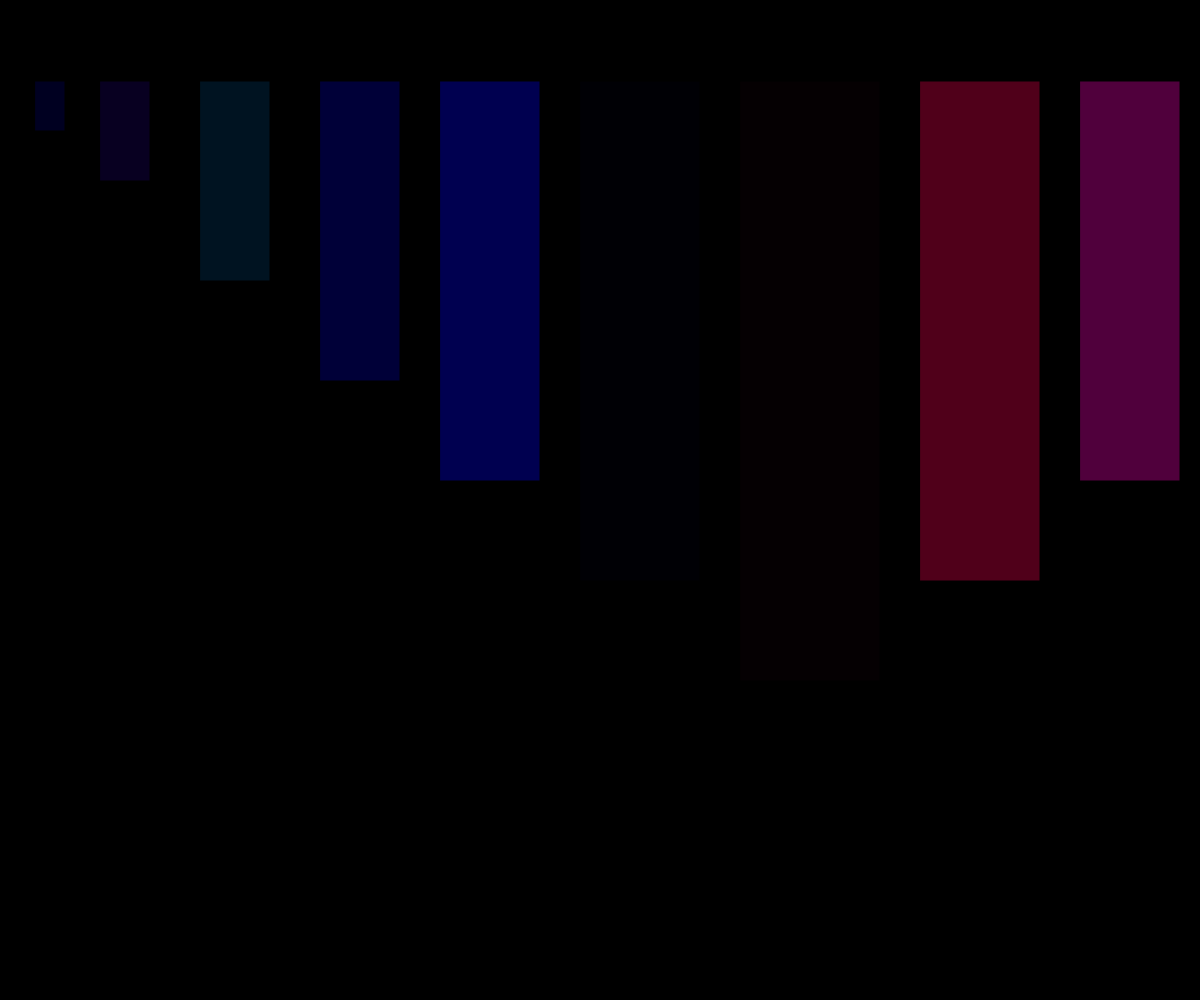
Frame 1 (no input)
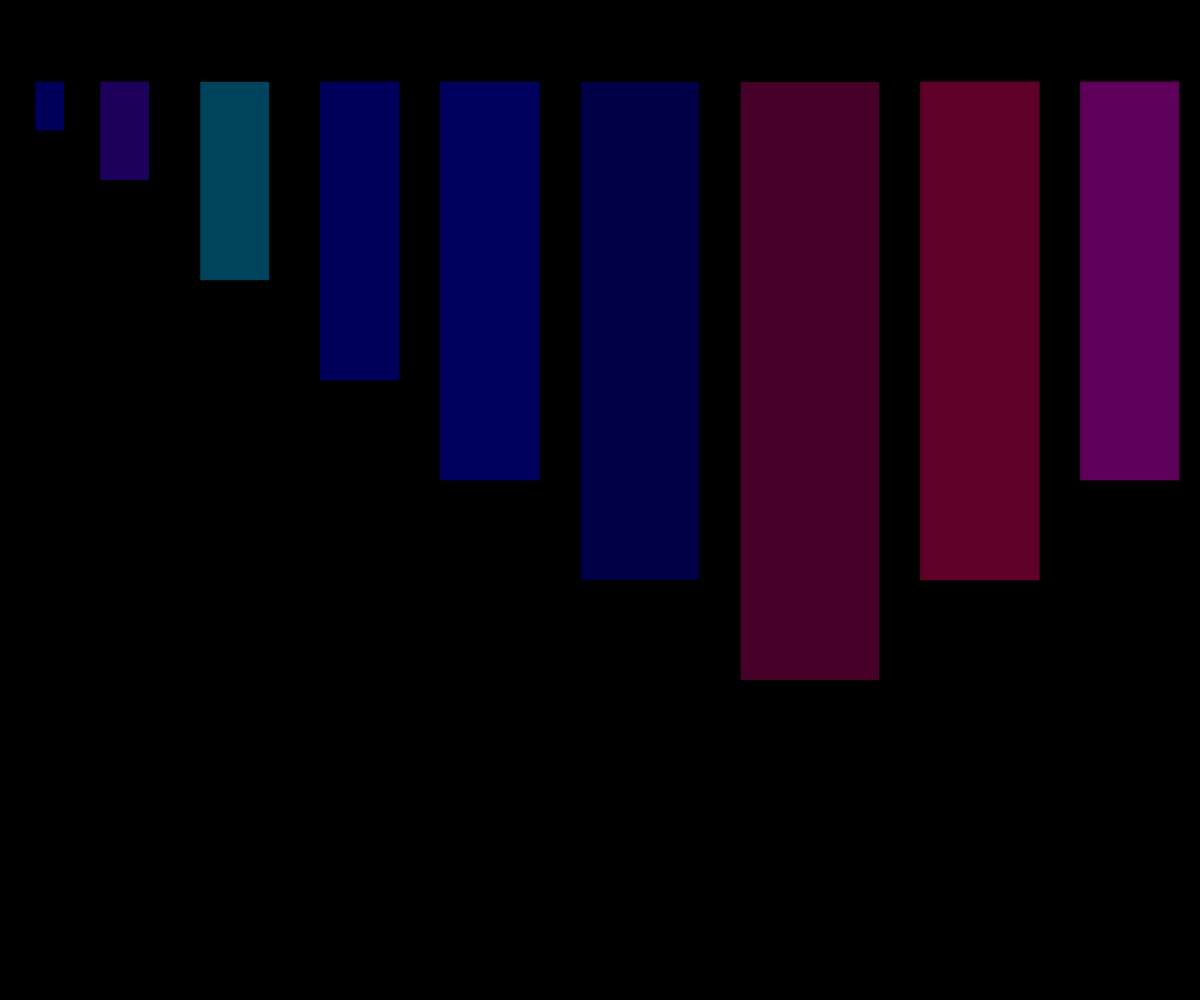
Frame 60 (no input)
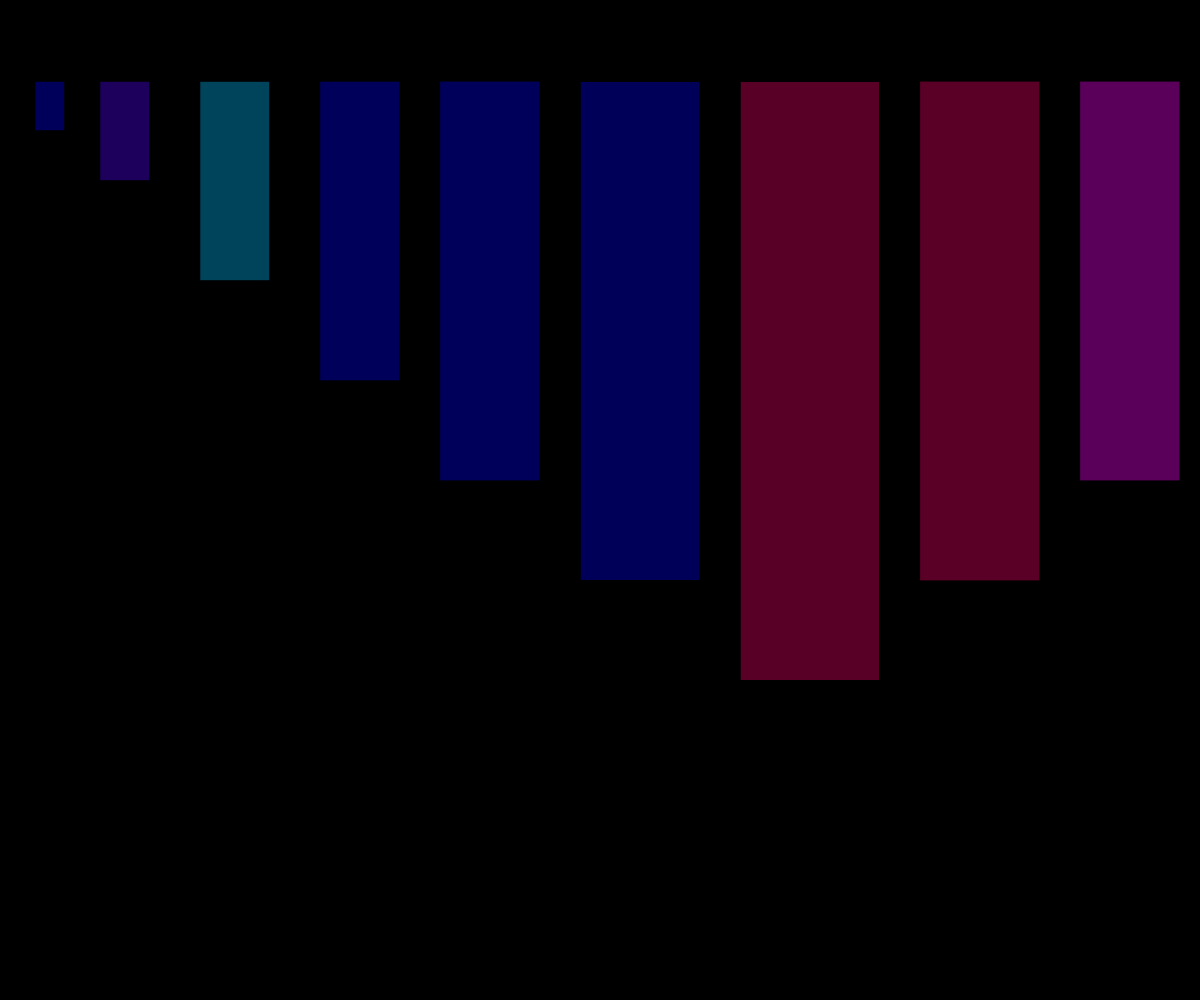
Frame 120 (the mouse pressed at the canvas centre since frame 60)

The p5.js sketch that drew these frames (run headless with seeded random() and noise() and a simulated clock; from frame 60 on, the mouse is pressed at the canvas centre):

// p5.js sketch
// ── sketch.js
let xoffset;
let yoffset;

let bcol;
let rcol;

function setup() {
createCanvas(windowWidth,windowHeight);
background(0,0,0);

xoffset = 0.3;
yoffset = 0.3;

}

function draw(){

  bcol = noise(xoffset) * 255;
  rcol = noise(yoffset) * 255;

//random colour change of the smallest left rectangle
  fill(0,0,bcol,70);
  rect(35, 81, 30, 50);

//random colour change of the second left rectangle
  fill(30,0,bcol,70);
  rect(100, 81, 50, 100);

//random colour change of the third left rectangle

  fill(0,70,bcol,70);
  rect(200, 81, 70, 200);

//random colour change of the fourth left rectangle
  fill(0,0,bcol,120);
  rect(320, 81, 80, 300);

//random colour change of the fifth left rectangle
  fill(0,0,bcol,170);
  rect(440, 81, 100, 400);

//random colour change of the middle rectangle
  fill(0,20,bcol,10);
  rect(580, 81, 120, 500);

//random colour change of the smallest left rectangle
  fill(rcol,0,50,10);
  rect(740, 81, 140, 600);

//random colour change of the right rectangle
  fill(rcol,0,40,170);
  rect(920, 81, 120, 500);

//random colour change of the second rightrectangle
  fill(rcol,0,90,170);
  rect(1080, 81, 100, 400);

//random colour change of the third right rectangle
  fill(rcol,30,40,170);
  rect(1220, 81, 80, 300);

  xoffset = xoffset + 0.01;
  yoffset = yoffset + 0.01;

}
